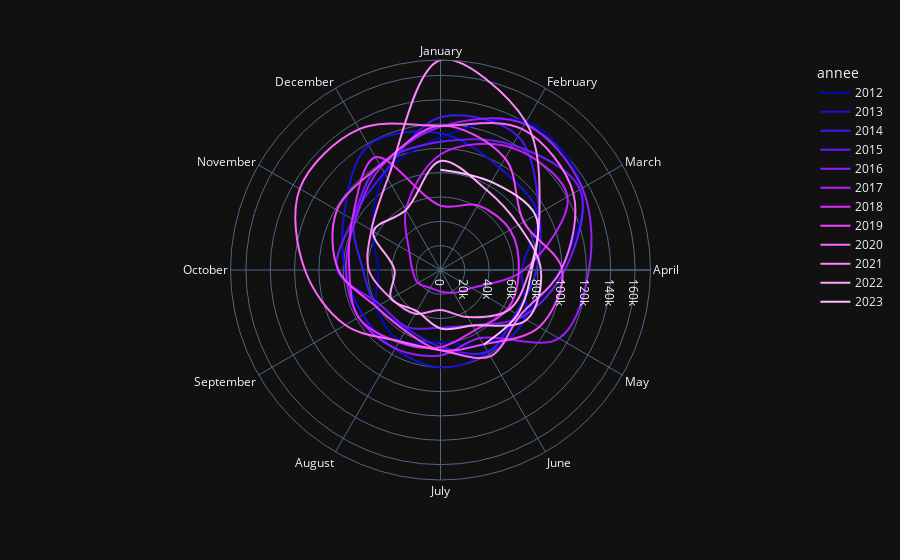

The cell this chart's notebook holds for it:
### Code cell
# Graph
import plotly.express as px

fig = px.line_polar(df, r="poids_enquete_kg", theta="mois_nom", color="annee",
                    color_discrete_sequence=px.colors.sequential.Plotly3, line_close=True,
                    template="plotly_dark",line_shape='spline')
fig.show()

### Figure 1 — Plotly figure (JSON) as saved in the notebook; plotly's stock layout.template omitted (floating-point values rounded to 4 significant figures)
{"data": [{"hovertemplate": "annee=2012<br>poids_enquete_kg=%{r}<br>mois_nom=%{theta}<extra></extra>", "legendgroup": "2012", "line": {"color": "#0508b8", "dash": "solid", "shape": "spline"}, "marker": {"symbol": "circle"}, "mode": "lines", "name": "2012", "r": [108900, 141065, 134653, 98451, 76918, 71272, 59160.0, 67010, 60706, 51054, 64469, 91310.0, 108900], "showlegend": true, "subplot": "polar", "theta": ["January", "February", "March", "April", "May", "June", "July", "August", "September", "October", "November", "December", "January"], "type": "scatterpolar"}, {"hovertemplate": "annee=2013<br>poids_enquete_kg=%{r}<br>mois_nom=%{theta}<extra></extra>", "legendgroup": "2013", "line": {"color": "#1910d8", "dash": "solid", "shape": "spline"}, "marker": {"symbol": "circle"}, "mode": "lines", "name": "2013", "r": [112403, 97100, 92166, 66802, 79905, 78580, 80185, 74950, 73830, 78426, 91575, 118397, 112403], "showlegend": true, "subplot": "polar", "theta": ["January", "February", "March", "April", "May", "June", "July", "August", "September", "October", "November", "December", "January"], "type": "scatterpolar"}, {"hovertemplate": "annee=2014<br>poids_enquete_kg=%{r}<br>mois_nom=%{theta}<extra></extra>", "legendgroup": "2014", "line": {"color": "#3c19f0", "dash": "solid", "shape": "spline"}, "marker": {"symbol": "circle"}, "mode": "lines", "name": "2014", "r": [125552, 127276, 93831, 79034, 71608, 77628, 63243, 55611, 60596, 63713, 81705, 92432, 125552], "showlegend": true, "subplot": "polar", "theta": ["January", "February", "March", "April", "May", "June", "July", "August", "September", "October", "November", "December", "January"], "type": "scatterpolar"}, {"hovertemplate": "annee=2015<br>poids_enquete_kg=%{r}<br>mois_nom=%{theta}<extra></extra>", "legendgroup": "2015", "line": {"color": "#6b1cfb", "dash": "solid", "shape": "spline"}, "marker": {"symbol": "circle"}, "mode": "lines", "name": "2015", "r": [105376, 118668, 132359, 102292, 77251, 52487, 47387, 54259, 57112, 84786, 83381, 100165, 105376], "showlegend": true, "subplot": "polar", "theta": ["January", "February", "March", "April", "May", "June", "July", "August", "September", "October", "November", "December", "January"], "type": "scatterpolar"}, {"hovertemplate": "annee=2016<br>poids_enquete_kg=%{r}<br>mois_nom=%{theta}<extra></extra>", "legendgroup": "2016", "line": {"color": "#981cfd", "dash": "solid", "shape": "spline"}, "marker": {"symbol": "circle"}, "mode": "lines", "name": "2016", "r": [117783, 138598, 134617, 122100.0, 112438, 64650, 70282, 74473, 77653, 77750, 81081, 97892, 117783], "showlegend": true, "subplot": "polar", "theta": ["January", "February", "March", "April", "May", "June", "July", "August", "September", "October", "November", "December", "January"], "type": "scatterpolar"}, {"hovertemplate": "annee=2017<br>poids_enquete_kg=%{r}<br>mois_nom=%{theta}<extra></extra>", "legendgroup": "2017", "line": {"color": "#bf1cfd", "dash": "solid", "shape": "spline"}, "marker": {"symbol": "circle"}, "mode": "lines", "name": "2017", "r": [94995, 116290, 120558, 68568, 29635, 21681, 17755, 16863, 21482, 23047, 29508, 56898, 94995], "showlegend": true, "subplot": "polar", "theta": ["January", "February", "March", "April", "May", "June", "July", "August", "September", "October", "November", "December", "January"], "type": "scatterpolar"}, {"hovertemplate": "annee=2018<br>poids_enquete_kg=%{r}<br>mois_nom=%{theta}<extra></extra>", "legendgroup": "2018", "line": {"color": "#dd2bfd", "dash": "solid", "shape": "spline"}, "marker": {"symbol": "circle"}, "mode": "lines", "name": "2018", "r": [52933, 61339, 65979, 64437, 63913, 56990.0, 63437, 68567, 77855, 75028, 83726, 107113, 52933], "showlegend": true, "subplot": "polar", "theta": ["January", "February", "March", "April", "May", "June", "July", "August", "September", "October", "November", "December", "January"], "type": "scatterpolar"}, {"hovertemplate": "annee=2019<br>poids_enquete_kg=%{r}<br>mois_nom=%{theta}<extra></extra>", "legendgroup": "2019", "line": {"color": "#f246fe", "dash": "solid", "shape": "spline"}, "marker": {"symbol": "circle"}, "mode": "lines", "name": "2019", "r": [118592, 106119, 78995, 100141, 93741, 70633, 65875, 57747, 60795, 83921, 98310, 99155, 118592], "showlegend": true, "subplot": "polar", "theta": ["January", "February", "March", "April", "May", "June", "July", "August", "September", "October", "November", "December", "January"], "type": "scatterpolar"}, {"hovertemplate": "annee=2020<br>poids_enquete_kg=%{r}<br>mois_nom=%{theta}<extra></extra>", "legendgroup": "2020", "line": {"color": "#fc67fd", "dash": "solid", "shape": "spline"}, "marker": {"symbol": "circle"}, "mode": "lines", "name": "2020", "r": [118458, 133922, 126078, 99176, 75285, 81885, 65965, 67604, 90471, 111485, 133643, 133755, 118458], "showlegend": true, "subplot": "polar", "theta": ["January", "February", "March", "April", "May", "June", "July", "August", "September", "October", "November", "December", "January"], "type": "scatterpolar"}, {"hovertemplate": "annee=2021<br>poids_enquete_kg=%{r}<br>mois_nom=%{theta}<extra></extra>", "legendgroup": "2021", "line": {"color": "#fe88fc", "dash": "solid", "shape": "spline"}, "marker": {"symbol": "circle"}, "mode": "lines", "name": "2021", "r": [172685, 140471, 93965, 73384, 65164, 44657, 32871, 41627, 46882, 58915, 65633, 86740, 172685], "showlegend": true, "subplot": "polar", "theta": ["January", "February", "March", "April", "May", "June", "July", "August", "September", "October", "November", "December", "January"], "type": "scatterpolar"}, {"hovertemplate": "annee=2022<br>poids_enquete_kg=%{r}<br>mois_nom=%{theta}<extra></extra>", "legendgroup": "2022", "line": {"color": "#fea5fd", "dash": "solid", "shape": "spline"}, "marker": {"symbol": "circle"}, "mode": "lines", "name": "2022", "r": [89697, 75890, 74073, 82573, 81882, 52743, 48099, 39061, 47055, 37800, 63705, 56930.0, 89697], "showlegend": true, "subplot": "polar", "theta": ["January", "February", "March", "April", "May", "June", "July", "August", "September", "October", "November", "December", "January"], "type": "scatterpolar"}, {"hovertemplate": "annee=2023<br>poids_enquete_kg=%{r}<br>mois_nom=%{theta}<extra></extra>", "legendgroup": "2023", "line": {"color": "#febefe", "dash": "solid", "shape": "spline"}, "marker": {"symbol": "circle"}, "mode": "lines", "name": "2023", "r": [82531, 83620, 90131, 75028, 73147, 70847, null, 82531], "showlegend": true, "subplot": "polar", "theta": ["January", "February", "March", "April", "May", "June", "July", "January"], "type": "scatterpolar"}], "layout": {"legend": {"title": {"text": "annee"}, "tracegroupgap": 0}, "margin": {"t": 60}, "polar": {"angularaxis": {"direction": "clockwise", "rotation": 90}, "domain": {"x": [0, 1], "y": [0, 1]}}}}
